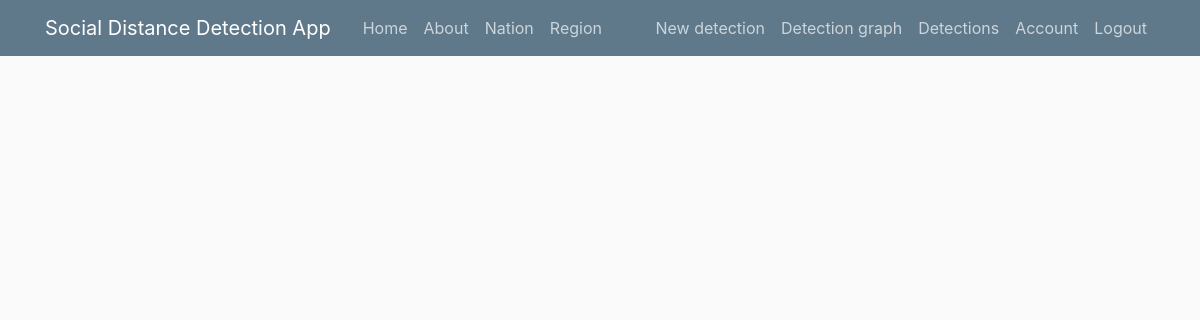
The app's page /detectionsMade (signed in), older data.
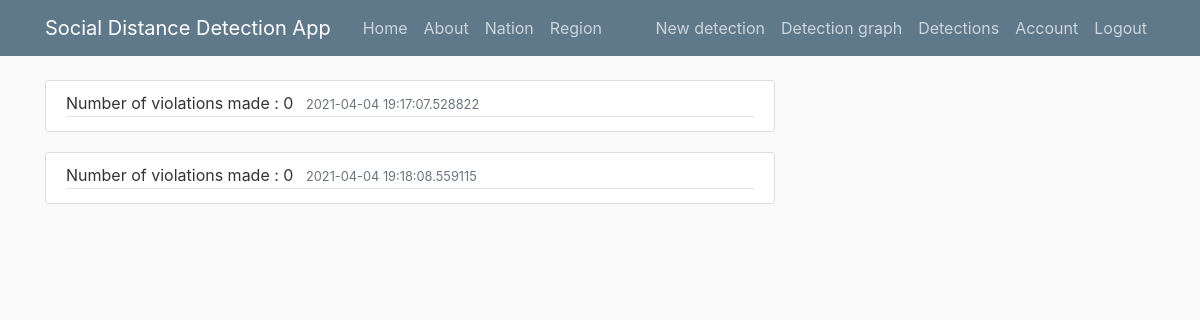
The same page, newer data.
### app/models.py (models this page shows, shortened)
class Detections(db.Model):
    id = db.Column(db.Integer, primary_key=True)
    numberOfViolations = db.Column(db.Integer)
    date_posted = db.Column(db.DateTime, nullable=False, default=datetime.utcnow)
    user_id = db.Column(db.Integer, db.ForeignKey('user.id'), nullable=False)

### app/routes.py (the view)
@app.route("/detectionsMade")
@login_required
def detection_made():
    user = current_user
    detections = user.detections
    return render_template('detectionsMade.html', title='Detections made', detections=detections)

### app/models.py (called while the page is built)
@login_manager.user_loader
def load_user(user_id):
    return User.query.get(int(user_id))

### app/templates/detectionsMade.html
{%  extends "layout.html" %}
{% block content %}
    {% for detection in detections %}
        <article class="media content-section">
          <div class="media-body">
            <div class="article-metadata">
              <a class="mr-2">Number of violations made : {{ detection.numberOfViolations }}</a>
              <small class="text-muted">{{ detection.date_posted }}</small>
            </div>
          </div>
        </article>
    {% endfor %}
{% endblock content %}

### app/templates/layout.html (shortened to what this page needs)
<!DOCTYPE html>
<html lang="en">
<head>
    <link rel="stylesheet" href="https://maxcdn.bootstrapcdn.com/bootstrap/4.0.0/css/bootstrap.min.css">
    <link rel="stylesheet" type="text/css"  href="{{ url_for('static', filename='main.css') }}">
</head>
<body>
  <header class="site-header">
  <nav class="navbar navbar-expand-md navbar-dark bg-steel fixed-top">
    <div class="container">
      <a class="navbar-brand mr-4" href="/">Social Distance Detection App </a>
      <div class="collapse navbar-collapse" id="navbarToggle">
        <div class="navbar-nav mr-auto">
          <a class="nav-item nav-link" href="{{ url_for('welcome') }}">Home</a>
          <a class="nav-item nav-link" href="{{ url_for('about') }}">About</a>
          <a class="nav-item nav-link" href="{{ url_for('nation') }}">Nation</a>
          <a class="nav-item nav-link" href="{{ url_for('region') }}">Region</a>
        </div>
        <div class="navbar-nav">
            {% if current_user.is_authenticated %}
                 <a class="nav-item nav-link" href="{{ url_for('new_detection')}}">New detection</a>
                 <a class="nav-item nav-link" href="{{ url_for('graphs')}}">Detection graph</a>
                 <a class="nav-item nav-link" href="{{ url_for('detection_made')}}">Detections</a>
                 <a class="nav-item nav-link" href="{{ url_for('account') }}">Account</a>
                 <a class="nav-item nav-link" href="{{ url_for('logout') }}">Logout</a>
            {% else %}
              <a class="nav-item nav-link" href="{{ url_for('login') }}">Login</a>
              <a class="nav-item nav-link" href="{{ url_for('register') }}">Register</a>
            {% endif %}
        </div>
      </div>
    </div>
  </nav>
</header>
  <main role="main" class="container">
  <div class="row">
    <div class="col-md-8">
      {% block content %}{% endblock %}
    </div>
</main>
</body>
</html>

### app/static/main.css (style rules this page uses)
body { background: #fafafa; color: #333333; margin-top: 5rem; }
.bg-steel { background-color: #5f788a; }
.site-header .navbar-nav .nav-link { color: #cbd5db; }
.content-section { background: #ffffff; padding: 10px 20px; border: 1px solid #dddddd; border-radius: 3px; margin-bottom: 20px; }
.article-metadata { padding-bottom: 1px; margin-bottom: 4px; border-bottom: 1px solid #e3e3e3 }

Row changes from the older to the newer data that the page shows:
added Detections: numberOfViolations "0", date_posted "2021-04-04 19:17:07.528822"
added Detections: numberOfViolations "0", date_posted "2021-04-04 19:18:08.559115"
